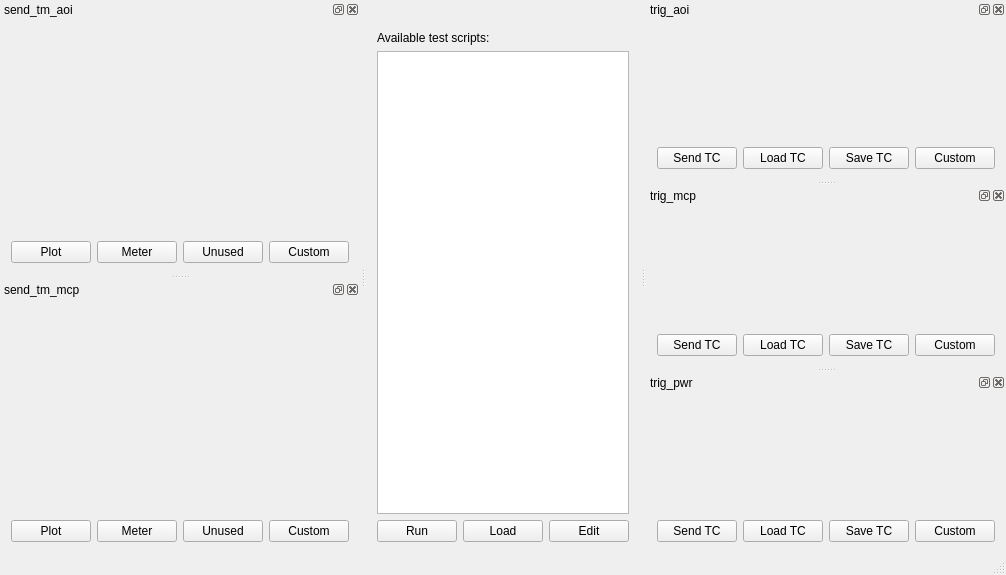
<?xml version="1.0" encoding="UTF-8"?>
<ui version="4.0">
 <class>MainWindow</class>
 <widget class="TasteMainWindow" name="MainWindow">
  <property name="geometry">
   <rect>
    <x>0</x>
    <y>0</y>
    <width>710</width>
    <height>575</height>
   </rect>
  </property>
  <property name="windowTitle">
   <string>gui</string>
  </property>
  <property name="tabShape">
   <enum>QTabWidget::Rounded</enum>
  </property>
  <property name="dockOptions">
   <set>QMainWindow::AllowNestedDocks|QMainWindow::AllowTabbedDocks|QMainWindow::AnimatedDocks</set>
  </property>
  <widget class="QWidget" name="centralWidget">
  <layout class="QVBoxLayout" name="verticalLayout">
     <item>
      <widget class="QLabel" name="tasteLogo" native="true">
       <property name="pixmap">
        <pixmap>tasteLogo_white.png</pixmap>
       </property>
      </widget>
     </item>
     <item>
      <widget class="QLabel" name="instructions" native="true">
       <property name="text">
        <string>Available test scripts:</string>
       </property>
      </widget>
     </item>
     <item>
      <widget class="QListWidget" name="msc" native="true"/>
     </item>
     <item>
      <layout class="QHBoxLayout" name="horizontalLayout">
       <item>
        <widget class="QPushButton" name="runMSC">
         <property name="text">
          <string>Run</string>
         </property>
        </widget>
       </item>
       <item>
        <widget class="QPushButton" name="loadMSC">
         <property name="text">
          <string>Load</string>
         </property>
        </widget>
       </item>
       <item>
        <widget class="QPushButton" name="editMSC">
         <property name="text">
          <string>Edit</string>
         </property>
        </widget>
       </item>
      </layout>
     </item>
    </layout>
   </widget>
   <widget class="QStatusBar" name="statusBar"/>
  <widget class="QDockWidget" name="tm_0">
   <property name="allowedAreas">
    <set>Qt::RightDockWidgetArea</set>
   </property>
   <property name="windowTitle">
    <string>send_tm_aoi</string>
   </property>
   <attribute name="dockWidgetArea">
    <number>1</number>
   </attribute>
   <widget class="QWidget" name="dockWidgetContents">
    <layout class="QVBoxLayout" name="verticalLayout">
     <item>
      <widget class="asn1Viewer" name="send_tm_aoi" native="true"/>
     </item>
     <item>
      <layout class="QHBoxLayout" name="horizontalLayout">
       <item>
        <widget class="QPushButton" name="plotButton">
         <property name="text">
          <string>Plot</string>
         </property>
        </widget>
       </item>
       <item>
        <widget class="QPushButton" name="meterButton">
         <property name="text">
          <string>Meter</string>
         </property>
        </widget>
       </item>
       <item>
        <widget class="QPushButton" name="unusedButton">
         <property name="text">
          <string>Unused</string>
         </property>
        </widget>
       </item>
       <item>
        <widget class="QPushButton" name="customCombo">
         <property name="text">
          <string>Custom</string>
         </property>
        </widget>
       </item>
      </layout>
     </item>
    </layout>
   </widget>
  </widget>
  <widget class="QDockWidget" name="tm_1">
   <property name="allowedAreas">
    <set>Qt::RightDockWidgetArea</set>
   </property>
   <property name="windowTitle">
    <string>send_tm_mcp</string>
   </property>
   <attribute name="dockWidgetArea">
    <number>1</number>
   </attribute>
   <widget class="QWidget" name="dockWidgetContents">
    <layout class="QVBoxLayout" name="verticalLayout">
     <item>
      <widget class="asn1Viewer" name="send_tm_mcp" native="true"/>
     </item>
     <item>
      <layout class="QHBoxLayout" name="horizontalLayout">
       <item>
        <widget class="QPushButton" name="plotButton">
         <property name="text">
          <string>Plot</string>
         </property>
        </widget>
       </item>
       <item>
        <widget class="QPushButton" name="meterButton">
         <property name="text">
          <string>Meter</string>
         </property>
        </widget>
       </item>
       <item>
        <widget class="QPushButton" name="unusedButton">
         <property name="text">
          <string>Unused</string>
         </property>
        </widget>
       </item>
       <item>
        <widget class="QPushButton" name="customCombo">
         <property name="text">
          <string>Custom</string>
         </property>
        </widget>
       </item>
      </layout>
     </item>
    </layout>
   </widget>
  </widget>
  <widget class="QDockWidget" name="tc_2">
   <property name="allowedAreas">
    <set>Qt::RightDockWidgetArea</set>
   </property>
   <property name="windowTitle">
    <string>trig_aoi</string>
   </property>
   <attribute name="dockWidgetArea">
    <number>2</number>
   </attribute>
   <widget class="QWidget" name="dockWidgetContents">
    <layout class="QVBoxLayout" name="verticalLayout">
     <item>
      <widget class="asn1Editor" name="trig_aoi" native="true"/>
     </item>
     <item>
      <layout class="QHBoxLayout" name="horizontalLayout">
       <item>
        <widget class="QPushButton" name="sendButton">
         <property name="text">
          <string>Send TC</string>
         </property>
        </widget>
       </item>
       <item>
        <widget class="QPushButton" name="loadButton">
         <property name="text">
          <string>Load TC</string>
         </property>
        </widget>
       </item>
       <item>
        <widget class="QPushButton" name="saveButton">
         <property name="text">
          <string>Save TC</string>
         </property>
        </widget>
       </item>
       <item>
        <widget class="QPushButton" name="customCombo">
         <property name="text">
          <string>Custom</string>
         </property>
        </widget>
       </item>
      </layout>
     </item>
    </layout>
   </widget>
  </widget>
  <widget class="QDockWidget" name="tc_3">
   <property name="allowedAreas">
    <set>Qt::RightDockWidgetArea</set>
   </property>
   <property name="windowTitle">
    <string>trig_mcp</string>
   </property>
   <attribute name="dockWidgetArea">
    <number>2</number>
   </attribute>
   <widget class="QWidget" name="dockWidgetContents">
    <layout class="QVBoxLayout" name="verticalLayout">
     <item>
      <widget class="asn1Editor" name="trig_mcp" native="true"/>
     </item>
     <item>
      <layout class="QHBoxLayout" name="horizontalLayout">
       <item>
        <widget class="QPushButton" name="sendButton">
         <property name="text">
          <string>Send TC</string>
         </property>
        </widget>
       </item>
       <item>
        <widget class="QPushButton" name="loadButton">
         <property name="text">
          <string>Load TC</string>
         </property>
        </widget>
       </item>
       <item>
        <widget class="QPushButton" name="saveButton">
         <property name="text">
          <string>Save TC</string>
         </property>
        </widget>
       </item>
       <item>
        <widget class="QPushButton" name="customCombo">
         <property name="text">
          <string>Custom</string>
         </property>
        </widget>
       </item>
      </layout>
     </item>
    </layout>
   </widget>
  </widget>
  <widget class="QDockWidget" name="tc_4">
   <property name="allowedAreas">
    <set>Qt::RightDockWidgetArea</set>
   </property>
   <property name="windowTitle">
    <string>trig_pwr</string>
   </property>
   <attribute name="dockWidgetArea">
    <number>2</number>
   </attribute>
   <widget class="QWidget" name="dockWidgetContents">
    <layout class="QVBoxLayout" name="verticalLayout">
     <item>
      <widget class="asn1Editor" name="trig_pwr" native="true"/>
     </item>
     <item>
      <layout class="QHBoxLayout" name="horizontalLayout">
       <item>
        <widget class="QPushButton" name="sendButton">
         <property name="text">
          <string>Send TC</string>
         </property>
        </widget>
       </item>
       <item>
        <widget class="QPushButton" name="loadButton">
         <property name="text">
          <string>Load TC</string>
         </property>
        </widget>
       </item>
       <item>
        <widget class="QPushButton" name="saveButton">
         <property name="text">
          <string>Save TC</string>
         </property>
        </widget>
       </item>
       <item>
        <widget class="QPushButton" name="customCombo">
         <property name="text">
          <string>Custom</string>
         </property>
        </widget>
       </item>
      </layout>
     </item>
    </layout>
   </widget>
  </widget>
 </widget>
 <layoutdefault spacing="6" margin="11"/>
 <customwidgets>
     <customwidget>
          <class>asn1Editor</class>
          <extends>QWidget</extends>
          <header>asn1_value_editor</header>
     </customwidget>
     <customwidget>
          <class>asn1Viewer</class>
          <extends>QWidget</extends>
          <header>asn1_value_editor</header>
     </customwidget>
     <customwidget>
          <class>TasteMainWindow</class>
          <extends>QMainWindow</extends>
          <header>TasteMainWindow</header>
     </customwidget>
 </customwidgets>
 <resources/>
 <connections/>
</ui>
